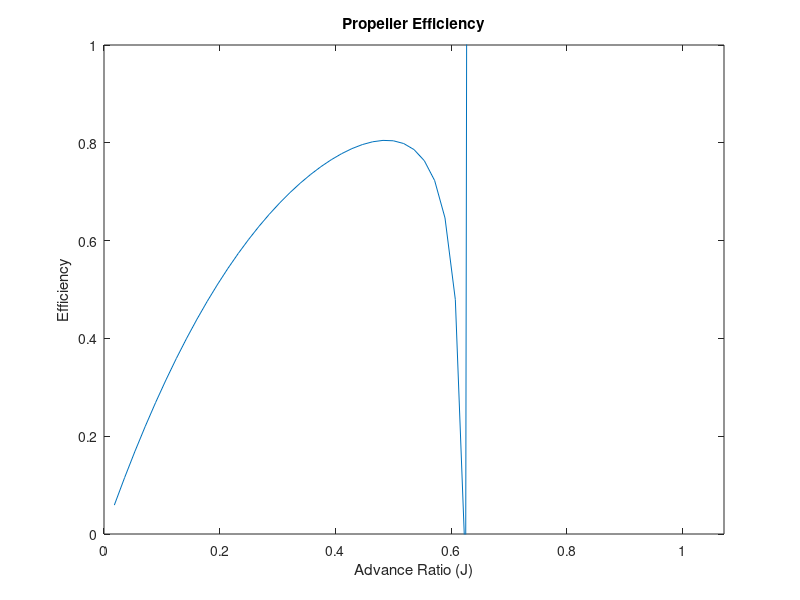

The MATLAB source for this figure:
clear all;
%chord length of blade assumed constant with radius (meters)
chord=0.10;
%pitch distance in meters.
pitch=1.0;
%diameter of the propeller (meters)
dia=1.6;
%tip radius
R=dia/2.0;
%engine speed in RPM
RPM=2100.;
%thickness to chord ratio for propeller section (constant with radius)
tonc=0.12*chord;
%standard sea level atmosphere density (kg/m^3)
rho=1.225;
%RPM --> revs per sec
n=RPM/60.0;
%rps --> rads per sec
omega=n*2.0*pi;
% 2 Bladed Propeller
B=2;
% use 10 blade segments (starting at 10% R (hub) to R)
xs=0.1*R;
xt=R;
rstep=(xt-xs)/10;
r1=[xs:rstep:xt];
%calculate results for a range of velocities from 1 to 60 m/s
for V=1:60,
 %initialise sums thrust (N) torque (Nm)
 thrust=0.0;
 torque=0.0;
 %loop over each blade element
 for j=1:size(r1,2),
  rad=r1(j);
  %calculate local blade element setting angle
  theta=atan(pitch/2/pi/rad);
  %calculate solidity
  sigma=2.0*chord/2.0/pi/rad;
  %guess initial values of inflow and swirl factor
  a=0.1;
  b=0.01;
  %set logical variable to control iteration
  finished=false;
  %set iteration count and check flag
  sum=1;
  itercheck=0;
  while (~finished),
    %axial velocity
    V0=V*(1+a);
    %disk plane velocity
    V2=omega*rad*(1-b);
    %flow angle
    phi=atan2(V0,V2);
    %blade angle of attack
    alpha=theta-phi;
    % lift coefficient
    cl=6.2*alpha;
    %drag coefficient
    cd=0.008-0.003*cl+0.01*cl*cl;
    %local velocity at blade
    Vlocal=sqrt(V0*V0+V2*V2);
    %thrust grading
    DtDr=0.5*rho*Vlocal*Vlocal*B*chord*(cl*cos(phi)-cd*sin(phi));
    %torque grading
    DqDr=0.5*rho*Vlocal*Vlocal*B*chord*rad*(cd*cos(phi)+cl*sin(phi));
    %momentum check on inflow and swirl factors
    tem1=DtDr/(4.0*pi*rad*rho*V*V*(1+a));
    tem2=DqDr/(4.0*pi*rad*rad*rad*rho*V*(1+a)*omega);
    %stabilise iteration
    anew=0.5*(a+tem1);
    bnew=0.5*(b+tem2);
    %check for convergence
    if (abs(anew-a)<1.0e-5),
     if (abs(bnew-b)<1.0e-5),
      finished=true;
     end;
    end;
    a=anew;
    b=bnew;
    %increment iteration count
    sum=sum+1;
    %check to see if iteration stuck
    if (sum>500),
     finished=true;
     itercheck=1;
    end;
  end;
  thrust=thrust+DtDr*rstep;
  torque=torque+DqDr*rstep;
 end;
 t(V)=thrust/(rho*n*n*dia*dia*dia*dia);
 q(V)=torque/(rho*n*n*dia*dia*dia*dia*dia);
 J(V)=V/(n*dia);
 eff(V)=J(V)/2.0/pi*t(V)/q(V);
 icheck(V)=itercheck;
end;
Jmax=max(J);
Tmax=max(t);
plot(J,t,J,q);
title('Thrust and Torque Coefficients')
xlabel('Advance Ratio (J)');
ylabel('Ct, Cq');
legend('Ct','Cq');
axis([0 Jmax 0 1.1*Tmax ]);
pause;
clf;
plot(J,eff);
title('Propeller Efficiency');
xlabel('Advance Ratio (J)');
ylabel('Efficiency');
axis([0 Jmax 0 1 ]);

